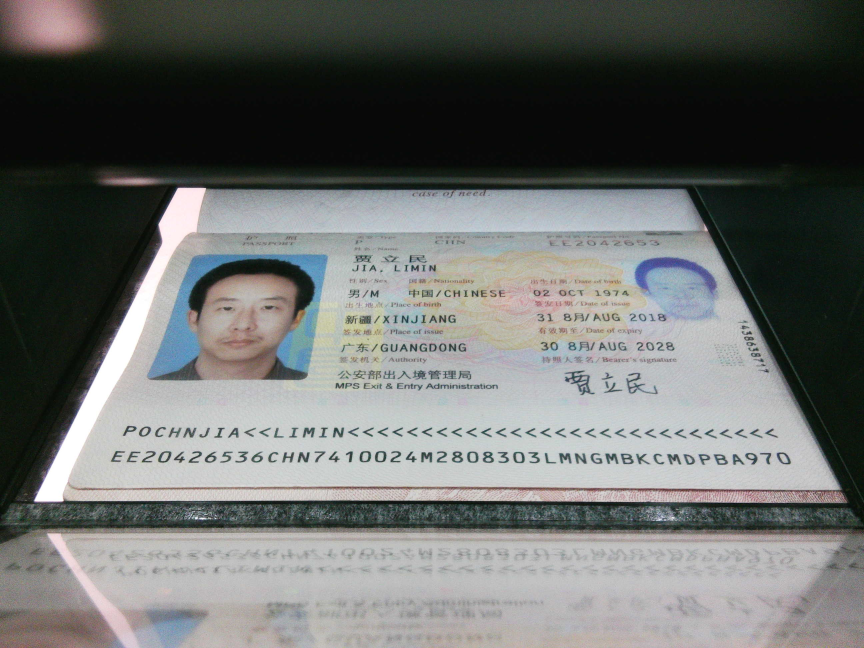
#> input picture 8_android/app/src/main/assets/Photo/3/IMG_1792133000_003.jpg, 2592 x 1944 px (shown at 1/3 size)
$ python probe_backends.py
#> lines starting #> are read from the running program, lines starting #| are printed output that depends on the picture; after the words box and inside, x2 and y2 are one past the last pixel; in counts of white or black regions, pixels touching at a corner belong together
### passport_photo_restore/src/restore.py
"""passport_photo_restore — 护照机拍照图：固定矫正结构先验 + 去倒影算法（独立自包含）。

仅依赖：OpenCV + NumPy。不依赖仓库 tests/ 或 6_mrz_ocr。

核心函数：
  load(rgb)           降采样到 max_side 工作图（默认 1250px 宽）
  detect_structure(g) 结构先验检测：
                       - solid 黑带（护照机固定取景的黑色横条，y~725-770）
                       - MRZ 两行（最后一条 solid 黑带上方的连续 text 段）
                       - 倒影行段（相对行墨量判定，仅 line2 下方）
  crop_pair(rgb, st)  从定位结果裁出严格 MRZ 双行（天然去除底部倒影）
  crop_pair_clean(work, st)
                       上面那条的加强版：擦掉 line1/line2 紧邻的反射行。
                       **这是识别真正吃的那条带**（OCR 输入）。
  rectify_pair(work, st)
                       两行分别单应矫正 -> 标准 44格x2行矩形。
                       展示/调研用，不是识别路径——见它的 docstring。
  restore(f)          端到端：load -> detect -> crop -> (可选)rectify
"""
from __future__ import annotations
from pathlib import Path

import cv2
import numpy as np

STD_W, STD_H = 1250, 875
GLYPH_W, GLYPH_H = 14, 48
TGT_W, TGT_H = 44 * GLYPH_W, 2 * GLYPH_H + 8


# [20 lines left out: function remove_guilloche, not called in this run]


def load(rgb, max_side=1250):
    """保持纵横比缩放到 max_side 内（宽优先）。返回 (work, scale)。"""
    h, w = rgb.shape[:2]
    scale = 1.0
    if max(h, w) > max_side:
        scale = max_side / max(h, w)
        nw, nh = max(1, int(w * scale)), max(1, int(h * scale))
        return cv2.resize(rgb, (nw, nh), interpolation=cv2.INTER_LINEAR), scale
    return rgb, scale


def _gray(rgb):
    return cv2.cvtColor(rgb, cv2.COLOR_RGB2GRAY)


def _run_groups(mask, min_len=5):
    """布尔数组 -> 连续 True 区间 [(start,end), ...]"""
    out, s = [], None
    n = len(mask)
    for i in range(n):
        if mask[i] and s is None:
            s = i
        elif not mask[i] and s is not None:
            if i - s >= min_len:
                out.append((s, i - 1))
            s = None
    if s is not None and n - s >= min_len:
        out.append((s, n - 1))
    return out


def _reflection_segments(row_ink, width, pair):
    """line2 下方镜片倒影行段（相对墨量判定）。

    实拍图中倒影经镜片模糊且随距离衰减，墨量远低于清晰 MRZ（photo3-6 实测
    约 100-130px，而 line2 墨量中位数约 560px）；旧固定阈值（row_ink>180）
    只能抓到紧邻过渡行。这里以 line2 自身墨量中位数的比例作阈值，随照片的
    实际对比度自适应。
    """
    if not pair:
        return []
    (_, _), (l2y0, l2y1) = pair
    l2_ink = row_ink[l2y0:l2y1 + 1].astype(np.float64)
    thr = max(0.12 * float(np.median(l2_ink)), 0.02 * width)
    mask = row_ink[l2y1 + 1:] > thr
    return [(l2y1 + 1 + s, l2y1 + 1 + e)
            for s, e in _run_groups(mask, min_len=1)]


def detect_structure(g, gap_thr=15):
    """固定矫正结构先验检测 + 反射识别.

    反射识别:
      - 仅 line2 下方: 用相对墨量阈值 (line2 墨量中位数比例) 检出倒影行段
      - line1 上方是护照页底部(照片/数据区), 属真实内容, 不视为反射
    """
    H, W = g.shape
    row_ink = (g < 180).sum(axis=1)
    gx = np.abs(np.diff(g.astype(np.int16), axis=1))
    gx = np.pad(gx, ((0, 0), (1, 0)))
    E = gx.sum(axis=1)
    solid = row_ink > 0.9 * W
    text = (row_ink > 0.2 * W) & (row_ink < 0.9 * W) & (E > 1800)
    solid_b = _run_groups(solid, min_len=5)
    text_b = _run_groups(text, min_len=4)

    cand = [b for b in solid_b
            if int(H * 0.3) <= b[0] <= int(H * 0.9) and b[1] - b[0] >= 10]
    pair = find_mrz_pair(g)
    mrz = (pair[0][0], pair[1][1]) if pair else None
    single = find_mrz_single(g) if not pair else None
    reflection = _reflection_segments(row_ink, W, pair)
    return {
        "solid": solid_b,
        "text": text_b,
        "mrz": mrz,
        "mrz_pair": pair,
        "mrz_single": single,
        "reflection": reflection,
        "row_ink": row_ink,
    }


def _mrz_pair_pass(g, thr, row_ink180, E):
    """单阈值 MRZ 双行定位 pass（solid 判定恒用 180 阈值）。

    text 行掩码与 line_shape 用 thr 二值化; 返回 (line1, line2) 或 None。
    """
    H, W = g.shape
    row_ink_s = (g < thr).sum(axis=1)
    solid = row_ink180 > 0.9 * W
    # 墨量上下限 0.16W/0.98W（原 0.2W/0.9W，后放宽 0.12W）：
    # 实拍护照 MRZ 行墨量常在 0.2W~0.9W 边缘抖动，旧窗口会把真实
    # MRZ 行首尾截断甚至整行并入“页面边框”候选，导致 pick() 从
    # 数据区文字里选错 pair（GUI 照片→MRZ 手动测试 2026-9-30-AD/AF/G
    # 均因此定位错、OCR unreadable）。
    # 但 0.12W 太低：护照页数据区的浅底纹/小字墨量（0.12W~0.16W）处处
    # 越过下界，把真实 line1 桥接进上方的大 text-run，line_groups 因
    # h>48 直接判 0，真实 line1 永远成不了候选；pick() 只能拿真实
    # line2（独立 run）配上其下方反射/黑带前缘，整个 pair 错位
    # （Photo/3-6 实测：真实 line1 在 work y613-633、line2 y650-672，
    #  旧逻辑返回 work ((652,671),(704,719)) → 原图把 line2 当 line1、
    #  全宽黑带当 line2，OCR 全错）。
    # 0.16W 恰好把数据区底纹（work 实测墨量 150-430）挡在 MRZ 行
    # （峰值 480+/540+）之下，真实双行各自独立成 run 且字符段数达标。
    text = (row_ink_s > 0.16 * W) & (row_ink_s < 0.98 * W) & (E > 1800)
    solid_b = _run_groups(solid, min_len=5)
    text_b = _run_groups(text, min_len=4)
    cand = [b for b in solid_b
            if int(H * 0.3) <= b[0] <= int(H * 0.9) and b[1] - b[0] >= 10]
    s_top = cand[-1][1] + 1 if cand else None

    def line_groups(t):
        """Return number of separated glyph columns; 0 for non-MRZ rows.

        A real MRZ row has ~44 glyphs -> >=40 short runs across the width.
        Page borders / dense underlines merge into one long run and score
        few groups; 反射/装饰行 also score few groups. 旧实现按 density/
        max_group 阈值拒边框, 但实拍 MRZ 行墨量接近 0.9W 时会被当成
        “页面边框”整行排除, 导致定位落入数据区文字。这里改为字符段
        数判据, 天然区分 44 字符 MRZ 行与普通文字/边框/反射行。
        """
        y0, y1 = t
        h = y1 - y0 + 1
        if not (5 <= h <= 48):
            return 0
        band = g[y0:y1 + 1] < thr
        col_ink = band.sum(axis=0)
        strong = col_ink >= 4
        groups = _run_groups(strong, min_len=1)
        # 一行的墨迹横跨过长(>0.45W 连续)是边框/下缘线, 不是 MRZ 字符行
        max_group = max((b - a + 1 for a, b in groups), default=0)
        if max_group > max(160, int(W * 0.45)):
            return 0
        return len(groups)

    def pick(runs):
        candidates = []
        for i, t1 in enumerate(runs[:-1]):
            g1 = line_groups(t1)
            if g1 < 40:
                continue
            h1 = t1[1] - t1[0] + 1
            t2 = runs[i + 1]
            h2 = t2[1] - t2[0] + 1
            gap = t2[0] - t1[1] - 1
            g2 = line_groups(t2)
            if g2 < 40:
                continue
            # 真实 MRZ 双行: 行高接近(0.4~1.6), 行距约为行高量级。
            # gap/h 比值区间排除两类假对: 倒影大间距(>2.0)与数据区
            # 紧贴小字(<0.25), 字符段数又排除普通文本/边框行。
            ratio = gap / max(1, min(h1, h2))
            if (0.4 <= h2 / h1 <= 1.6) and (0.25 <= ratio <= 2.0):
                rank = (-min(h1, h2), -(g1 + g2), abs(h1 - h2) + gap, gap)
                candidates.append((rank, t1, t2))
        if not candidates:
            return None
        _, t1, t2 = min(candidates, key=lambda item: item[0])
        return t1, t2

    if s_top is not None:
        # 黑带上方: 枚举相邻 text 段，排除护照底边/边框伪文字。
        above = [t for t in text_b if t[1] < s_top - 1]
        if len(above) >= 2:
            res = pick(above)
            if res:
                return res
        # 回退: 旧逻辑 (黑带下方, 仅用于无真实 MRZ 的布局)
        below = [t for t in text_b if t[0] > s_top]
        if below:
            res = pick(below)
            if res:
                return res
    # 无取景黑带(整页满幅照)或黑带锚定均失败: 全量 text 段搜索。
    if len(text_b) >= 2:
        res = pick(text_b)
        if res:
            return res
    return None


def find_mrz_pair(g):
    """真实 MRZ 双行定位：优先从最后一条取景黑带上方找相邻 text-run pair。

    布局: [0, l1y0) = 黑色空白 + 完整梯形护照(照片/数据区),
    [l1y0, l2y1] = 真实 MRZ 两行, 取景黑带 + 镜片倒影在其下方.
    旧实现从黑带下方找, 会把 line1 的镜像倒影当成 line2. 因此优先在黑带
    上方找行高近似、间距合理的相邻 text-run pair; 找不到再回退旧逻辑.
    整页满幅照(无取景黑带)没有黑带可锚定, 直接在全部 text 段中按同样
    形状规则搜索 (rank 偏好最大字号, MRZ 行通常是全图字号最大的文本行).
    证件带全息/波浪浅色底纹时, 180 阈值会把底纹与 MRZ 桥接成过高/过密的
    文本段; 此时按 170/160/150 若依次收紧阈值重试, 并取 line1 位置最低
    (y0 最大) 的配对 —— MRZ 恒在证件底部, 可排除高阈值下页面顶部的伪配对.
    返回 (line1, line2) 两个 (y0, y1)；找不到返回 None。
    """
    row_ink = (g < 180).sum(axis=1)
    gx = np.abs(np.diff(g.astype(np.int16), axis=1))
    gx = np.pad(gx, ((0, 0), (1, 0)))
    E = gx.sum(axis=1)
    # 无条件收集 180/170/160/150 四个阈值的全部候选，取 line1 y0 最大
    # （页面最底部）的 pair。早期"单一 180 阈值优先、命中即短路"会把
    # 页面中上部的伪 pair（如 0f9780b8 的页面正文 h16/h7 两行、gap 7px）
    # 直接短路返回，真实 MRZ 被桥接进超长 text-run 永远成不了候选；
    # 全量 115 张实测：多阈值取底部 PASS 105 vs 180 短路 102。
    cands = []
    for thr in (180, 170, 160, 150):
        res = _mrz_pair_pass(g, thr, row_ink, E)
        if res:
            cands.append(res)
    if not cands:
        return None
    return max(cands, key=lambda pair: pair[0][0])


# [50 lines left out: function find_mrz_single, not called in this run]


def _mrzh_quad(g, y0, y1, min_ink_rows=2):
    """MRZ 行四端点，优先使用护照页面边界而不是黑色画面边缘.

    MRZ 所在的页面是亮色梯形，照片区域外的固定取景框则是黑色。
    直接对“墨点列投影”取首尾会把黑色取景框当成 MRZ 左右边界，
    造成矫正后字符被压缩并倾斜。这里对行附近的亮度做横向闭运算，
    得到每个 y 的页面亮区边界，再用上下边界组成四边形。
    """
    H, W = g.shape

    def page_span(y):
        lo = max(0, y - 4)
        hi = min(H, y + 5)
        col = np.median(g[lo:hi], axis=0)
        threshold = max(70.0, float(np.percentile(col, 20)))
        mask = (col > threshold).astype(np.uint8)
        kernel = np.ones(31, np.uint8)
        mask = cv2.morphologyEx(mask[None, :], cv2.MORPH_CLOSE, kernel)[0]
        runs = _run_groups(mask.astype(bool), min_len=max(20, W // 50))
        if not runs:
            return None
        center = W // 2
        return max(runs, key=lambda r: (
            r[0] <= center <= r[1],
            r[1] - r[0] + 1,
        ))

    top = page_span(y0)
    bottom = page_span(y1)
    if top and bottom:
        xl0, xr0 = top
        xl1, xr1 = bottom
        if min(xr0 - xl0, xr1 - xl1) >= max(80, W // 4):
            return np.array(
                [[xl0, y0], [xr0, y0], [xr1, y1], [xl1, y1]],
                np.float32,
            )

    # 兼容亮度不足或反色输入：保留原来的墨点投影作为退化路径。
    band = (g[y0:y1 + 1] < 180).astype(np.uint8)
    col = band.sum(axis=0)
    xs = np.where(col >= min_ink_rows)[0]
    if len(xs) == 0:
        return None
    xl = max(0, int(xs[0]) - 2)
    xr = min(W - 1, int(xs[-1]) + 2)
    return np.array([[xl, y0], [xr, y0], [xr, y1], [xl, y1]], np.float32)


# [245 lines left out: functions _line2_bottom_tail, drop_reflection, clean_band_reflection, crop_mrz, crop_pair, crop_pair_clean and 1 more, not called in this run]


def rectify(work_rgb, st, tgt_w=TGT_W, tgt_h=TGT_H):
    """单应矫正：MRZ 带四边形 -> 标准 44格x2行 矩形。返回 RGB 图或 None。

    同 rectify_pair()：这是展示/调研用的几何变换，不是识别路径。
    """
    mrz = st.get("mrz")
    if not mrz:
        return None
    g = _gray(work_rgb)
    y0, y1 = mrz
    quad = _mrzh_quad(g, y0, y1)
    if quad is None:
        return None
    dst = np.array([[0, 0], [tgt_w - 1, 0], [tgt_w - 1, tgt_h - 1],
                    [0, tgt_h - 1]], np.float32)
    M = cv2.getPerspectiveTransform(quad, dst)
    return cv2.warpPerspective(work_rgb, M, (tgt_w, tgt_h),
                               flags=cv2.INTER_LANCZOS4)


# [24 lines left out: function restore, not called in this run]

### 10_ocr_research/src/probe_backends.py
#!/usr/bin/env python3
"""探针：对 Photo/ 护照机照片跑仓库内 4 套 OCR 后端（含矫正后 crop），
输出每张的 decode 结果 + conf + 耗时，作为 10_ocr_research 调研第一手数据。

后端：
  0) cnn      6_mrz_ocr/build/mrz_ocr_cnn_tool
  1) template 6_mrz_ocr/build/mrz_ocr_tool
  2) tesseract 6_2_Tesseract/tesseract_tool.py (ocrb)
  3) paddle    6_1_PaddleOCR/paddle_v6.py
"""
from __future__ import annotations
import json
import subprocess
import sys
import time
from pathlib import Path

import cv2
import numpy as np

ROOT = Path(__file__).resolve().parents[2]
sys.path.insert(0, str(ROOT / "passport_photo_restore" / "src"))
from restore import load, _gray, detect_structure, rectify  # noqa: E402

PHOTO = ROOT / "Photo"
TOOLS = {
    "cnn": ROOT / "6_mrz_ocr" / "build" / "mrz_ocr_cnn_tool",
    "template": ROOT / "6_mrz_ocr" / "build" / "mrz_ocr_tool",
    "tesseract": ROOT / "6_2_Tesseract" / "tesseract_tool.py",
    "paddle": ROOT / "6_1_PaddleOCR" / "paddle_v6.py",
}


def run(tool: Path, img: Path) -> dict:
    t0 = time.perf_counter()
    args = [sys.executable, str(tool), str(img)] if tool.name.endswith(".py") else [str(tool), str(img)]
    try:
        r = subprocess.run(args, text=True, capture_output=True, timeout=80)
        ms = (time.perf_counter() - t0) * 1000
    except subprocess.TimeoutExpired:
        return {"ok": False, "line1": "", "line2": "", "ms": -1, "err": "timeout"}
    out = {}
    for ln in r.stdout.splitlines():
        if ":" in ln:
            k, _, v = ln.partition(":")
            out[k.strip()] = v.strip()
    return {
        "ok": r.returncode == 0 and out.get("result.ok", "") == "OK",
        "line1": out.get("result.line1", ""),
        "line2": out.get("result.line2", ""),
        "conf1": out.get("result.conf1", ""),
        "conf2": out.get("result.conf2", ""),
        "ms": round(ms, 1),
        "err": out.get("result.ok", r.stderr.strip()[:80]),
    }


def write_ppm(numpy_rgb, p: Path):
    from PIL import Image
    Image.fromarray(numpy_rgb).save(p, format="PPM")


def main():
    imgs = sorted(PHOTO.glob("*/*.jpg")) + sorted(PHOTO.glob("*.jpg"))
    results = []
    tmp_ppm = ROOT / "10_ocr_research" / "_probe_src.ppm"
    for img in imgs:
        entry = {"file": str(img.relative_to(ROOT))}
        # C 工具只吃 PPM：原始图先转 PPM 再喂所有后端（公平对比）
        from PIL import Image
        Image.open(img).convert("RGB").save(tmp_ppm, format="PPM")
        for name, tool in TOOLS.items():
            if not tool.exists():
                entry[name] = {"ok": False, "err": "tool missing"}
                continue
            entry[name] = run(tool, tmp_ppm)
        # 矫正 crop 后再跑（cnn/template/paddle 吃 crop；tesseract 自带 locate）
        rgb = cv2.cvtColor(cv2.imread(str(img)), cv2.COLOR_BGR2RGB)
#> rgb is the input picture: shape (1944, 2592, 3); mean R, G, B 107.9, 110.3, 108.1
        work, _ = load(rgb)
        st = detect_structure(_gray(work))
#> in _gray, `return cv2.cvtColor(rgb, cv2.COLOR_RGB2GRAY)`:
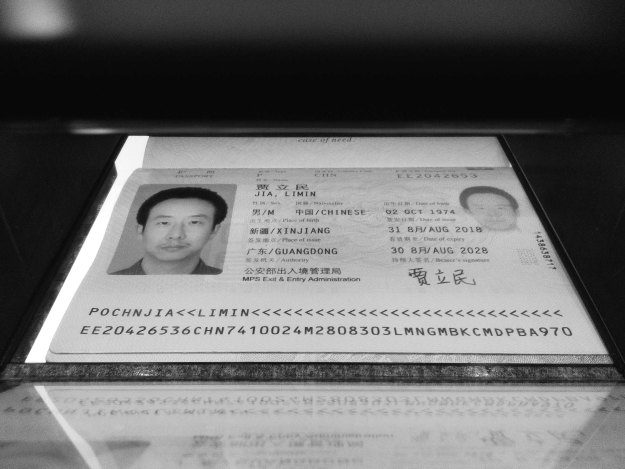
#> returned value: shape (937, 1250) (shown at 1/2 size); min 4, max 255, mean 109.2
#> in detect_structure, `H, W = g.shape`: H = 937; W = 1250
#> in detect_structure, `row_ink = (g < 180).sum(axis=1)`: row_ink = 937 values, max 1250 at index 0, min 105 at index 698, mean 858.6
#> in detect_structure, `gx = np.abs(np.diff(g.astype(np.int16), axis=1))`:
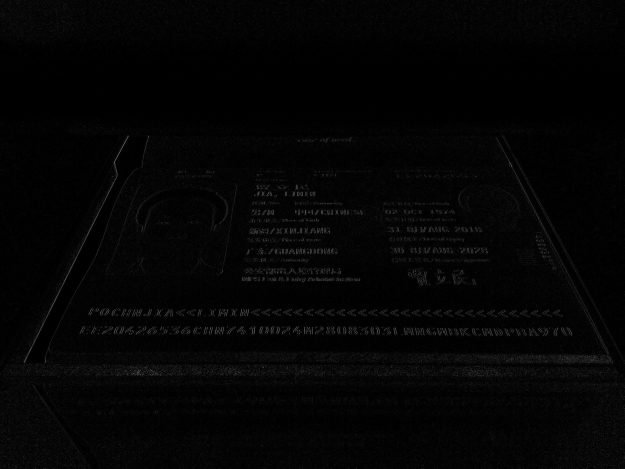
#> gx: shape (937, 1249) int16 (shown at 1/2 size); min 0, max 161, mean 4.2
#> in detect_structure, `E = gx.sum(axis=1)`: E = 937 values, max 21551 at index 662, min 0 at index 175, mean 5208.6
#> in _run_groups, `n = len(mask)`: n = 937
#> after the loop in _run_groups, `for i in range(n):`: out = [(0, 299), (337, 365), (725, 770)]
#> in detect_structure, `text_b = _run_groups(text, min_len=4)`: text_b = [(300, 336), (366, 573), (618, 632), (653, 670), (703, 724), (771, 778), (781, 784), (793, 810), (817, 831), (854, 936)]
#> in detect_structure, `cand = [b for b in solid_b if int(H * 0.3) <= b[0] <= int(H * 0.9) and..`: cand = [(337, 365), (725, 770)]
#> the loop in find_mrz_pair, `for thr in (180, 170, 160, 150):` made 4 passes
#> above in _mrz_pair_pass on passes 1 to 2: [(272, 613), (616, 633), (652, 671), (703, 725)], [(41, 44), (272, 606), (617, 632), (652, 670), (704, 725)]
#> res on passes 3 to 4: ((617, 632), (653, 670)), ((617, 632), (653, 670))
#> after the loop in find_mrz_pair, `for thr in (180, 170, 160, 150):`: cands = [((616, 633), (652, 671)), ((617, 632), (652, 670)), ((617, 632), (653, 670)), ((617, 632), (653, 670))]
#> in detect_structure, `pair = find_mrz_pair(g)`: pair = ((617, 632), (652, 670))
#> in detect_structure, `mrz = (pair[0][0], pair[1][1]) if pair else None`: mrz = (617, 670)
#> in _reflection_segments, `(_, _), (l2y0, l2y1) = pair`: l2y0 = 652; l2y1 = 670
#> in _reflection_segments, `l2_ink = row_ink[l2y0:l2y1 + 1].astype(np.float64)`: l2_ink = 19 values, max 613 at index 15, min 222 at index 0, mean 507.2
#> in _reflection_segments, `thr = max(0.12 * float(np.median(l2_ink)), 0.02 * width)`: thr = 67.8
#> in detect_structure, `reflection = _reflection_segments(row_ink, W, pair)`: reflection = [(671, 936)]
#> st = 7 items
        rc = rectify(work, st)
#> in rectify, `mrz = st.get("mrz")`: mrz = (617, 670)
#> in rectify, `y0, y1 = mrz`: y0 = 617; y1 = 670
#> in page_span, `lo = max(0, y - 4)`: lo = 613
#> in page_span, `hi = min(H, y + 5)`: hi = 622
#> in page_span, `col = np.median(g[lo:hi], axis=0)`: col = 1250 values, max 255 at index 104, min 13 at index 51, mean 175.2
#> in page_span, `threshold = max(70.0, float(np.percentile(col, 20)))`: threshold = 193
#> in page_span, `mask = (col > threshold).astype(np.uint8)`: mask = 1250 values, max 1 at index 103, min 0 at index 0, mean 0.79
#> in page_span, `runs = _run_groups(mask.astype(bool), min_len=max(20, W // 50))`: runs = [(103, 181), (239, 280), (282, 467), (471, 559), (561, 686), (688, 1072), (1074, 1108)]
#> in _mrzh_quad, `top = page_span(y0)`: top = (561, 686)
#> in _mrzh_quad, `bottom = page_span(y1)`: bottom = (236, 753)
#> in _mrzh_quad, `xl0, xr0 = top`: xl0 = 561; xr0 = 686
#> in _mrzh_quad, `xl1, xr1 = bottom`: xl1 = 236; xr1 = 753
#> in _mrzh_quad, `band = (g[y0:y1 + 1] < 180).astype(np.uint8)`:
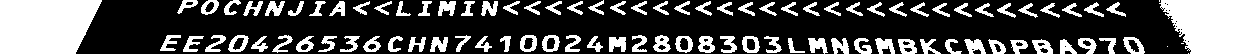
#> band: shape (54, 1250); values 0 (black) and 1 (white), 30.2% white; 94 white regions (4 under 20 px), largest, box (x1, y1, x2, y2) and area: (0, 0, 102, 54) 4807, (1159, 0, 1250, 54) 4032, (964, 39, 986, 54) 206
#> in _mrzh_quad, `col = band.sum(axis=0)`: col = 1250 values, max 54 at index 0, min 0 at index 102, mean 16.32
#> in _mrzh_quad, `xs = np.where(col >= min_ink_rows)[0]`: xs = 1141 values from 0 to 1249
#> in _mrzh_quad, `xl = max(0, int(xs[0]) - 2)`: xl = 0
#> in _mrzh_quad, `xr = min(W - 1, int(xs[-1]) + 2)`: xr = 1249
#> in rectify, `quad = _mrzh_quad(g, y0, y1)`: quad = [[0, 617], [1249, 617], [1249, 670], [0, 670]]
#> in rectify, `M = cv2.getPerspectiveTransform(quad, dst)`: M = [[0.492, 0, 0], [0, 1.94, -1199.1], [7.73e-19, -3.49e-18, 1]]
#> in rectify, `return cv2.warpPerspective(work_rgb, M, (tgt_w, tgt_h), flags=cv2.INTE..`:
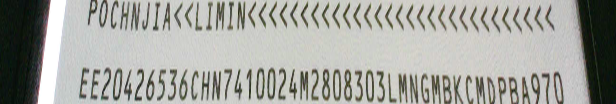
#> returned value: shape (104, 616, 3); mean of channels 0, 1, 2 160.7, 166.3, 165.4; drawn as B, G, R
        if rc is not None:
            p = ROOT / "10_ocr_research" / "_probe_crop.ppm"
            write_ppm(rc, p)
            entry["rect_cnn"] = run(TOOLS["cnn"], p)
            entry["rect_paddle"] = run(TOOLS["paddle"], p)
        else:
            entry["rect_cnn"] = {"ok": False, "err": "no mrz for rectify"}
            entry["rect_paddle"] = {"ok": False, "err": "no mrz for rectify"}
        results.append(entry)
        print(entry["file"])
        for k, v in entry.items():
            if k == "file":
                continue
            if isinstance(v, dict):
                print(f"  {k}: ok={v['ok']} dec?={bool(v.get('line1')) and bool(v.get('line2'))} "
                      f"l1={v.get('line1','')[:36]!r} l2={v.get('line2','')[:36]!r} "
                      f"conf=({v.get('conf1','')},{v.get('conf2','')}) ms={v.get('ms')} err={v.get('err','')[:30]!r}")
    json.dump(results, open(ROOT / "10_ocr_research" / "probe_results.json", "w"),
              ensure_ascii=False, indent=1)
    print("\nsaved 10_ocr_research/probe_results.json")
    # 简单汇总：每后端 decode 率（line1/line2 都非空且非全 <）
    from collections import Counter
    for backend in ["cnn", "template", "tesseract", "paddle", "rect_cnn", "rect_paddle"]:
        n_ok = sum(1 for e in results if e.get(backend, {}).get("ok"))
        n_both = sum(1 for e in results if (e.get(backend, {}).get("line1") or "").strip("<") and (e.get(backend, {}).get("line2") or "").strip("<"))
        print(f"{backend}: tool-ok={n_ok}/{len(results)}  both-lines={n_both}/{len(results)}")


if __name__ == "__main__":
    main()
#> (the call stopped at in run, `r = subprocess.run(args, text=True, capture_output=True, timeout=80)`: subprocess is not available in this run)
